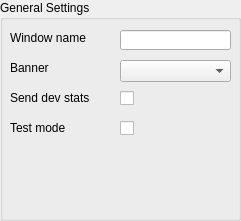
    <widget class="QGroupBox" name="group_general">
     <property name="geometry">
      <rect>
       <x>10</x>
       <y>10</y>
       <width>241</width>
       <height>221</height>
      </rect>
     </property>
     <property name="title">
      <string>General Settings</string>
     </property>
     <widget class="QLabel" name="text_window_name">
      <property name="geometry">
       <rect>
        <x>10</x>
        <y>30</y>
        <width>101</width>
        <height>16</height>
       </rect>
      </property>
      <property name="text">
       <string>Window name</string>
      </property>
     </widget>
     <widget class="QLineEdit" name="edit_window_name">
      <property name="geometry">
       <rect>
        <x>120</x>
        <y>30</y>
        <width>111</width>
        <height>20</height>
       </rect>
      </property>
      <property name="inputMask">
       <string/>
      </property>
      <property name="text">
       <string/>
      </property>
     </widget>
     <widget class="QLabel" name="text_banner">
      <property name="geometry">
       <rect>
        <x>10</x>
        <y>60</y>
        <width>101</width>
        <height>16</height>
       </rect>
      </property>
      <property name="text">
       <string>Banner</string>
      </property>
     </widget>
     <widget class="QComboBox" name="combo_banner">
      <property name="geometry">
       <rect>
        <x>120</x>
        <y>60</y>
        <width>111</width>
        <height>22</height>
       </rect>
      </property>
     </widget>
     <widget class="QLabel" name="text_send_stats">
      <property name="geometry">
       <rect>
        <x>10</x>
        <y>90</y>
        <width>101</width>
        <height>16</height>
       </rect>
      </property>
      <property name="text">
       <string>Send dev stats</string>
      </property>
     </widget>
     <widget class="QCheckBox" name="check_send_stats">
      <property name="geometry">
       <rect>
        <x>120</x>
        <y>90</y>
        <width>111</width>
        <height>17</height>
       </rect>
      </property>
      <property name="text">
       <string/>
      </property>
      <property name="checked">
       <bool>false</bool>
      </property>
     </widget>
     <widget class="QLabel" name="text_test_mode">
      <property name="geometry">
       <rect>
        <x>10</x>
        <y>120</y>
        <width>101</width>
        <height>16</height>
       </rect>
      </property>
      <property name="text">
       <string>Test mode</string>
      </property>
     </widget>
     <widget class="QCheckBox" name="check_test_mode">
      <property name="geometry">
       <rect>
        <x>120</x>
        <y>120</y>
        <width>111</width>
        <height>17</height>
       </rect>
      </property>
      <property name="text">
       <string/>
      </property>
     </widget>
    </widget>
